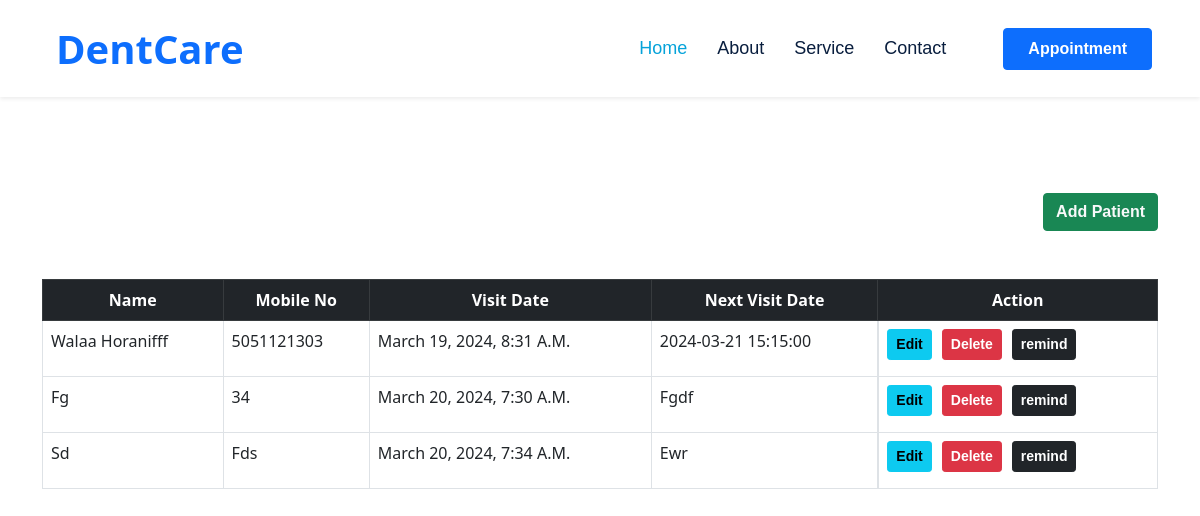
Page /all_patients on the earlier database version.
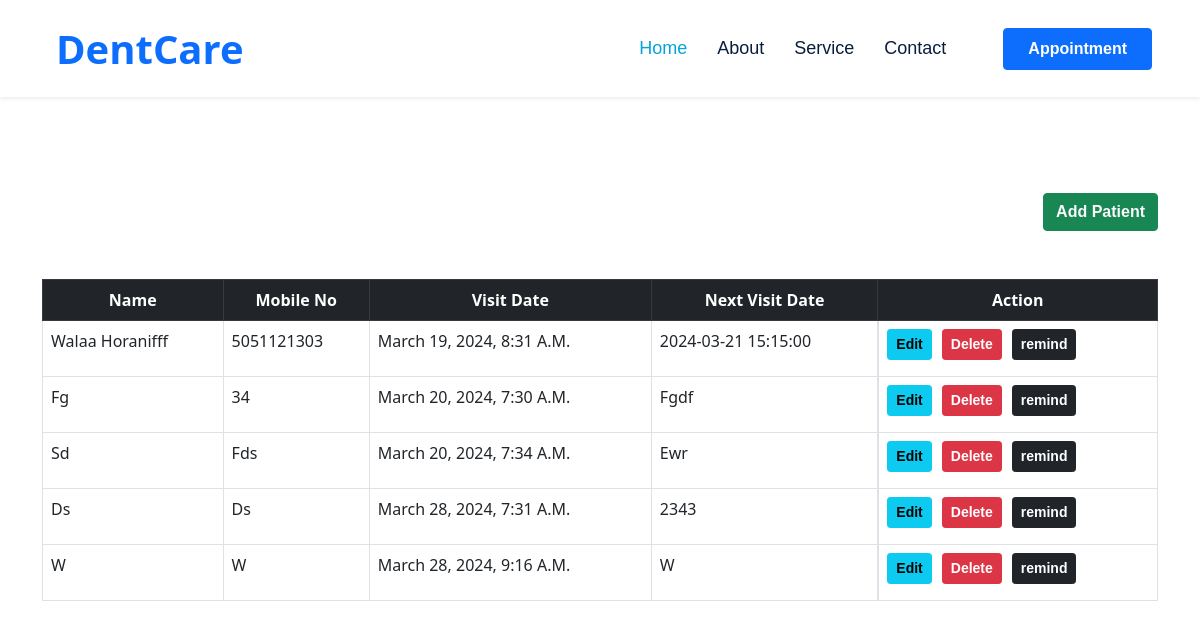
Same page on the later database version.
### main/models.py (models this page shows, shortened)
class Patient(models.Model):
    full_name = models.CharField(max_length=100)
    email = models.CharField(max_length=100)
    mobile_no = models.CharField(max_length=100)
    address = models.TextField()
    detail = models.TextField()
    visit_date = models.DateTimeField(auto_now_add=True)
    next_visit_date = models.CharField(max_length=100)

### main/views.py (the view)
# urls.py: path('all_patients',views.all_patients, name ='all_patients'),
def all_patients(request):
    data = Patient.objects.all()
    if "q" in request.GET:
        q = request.GET['q']
        data = Patient.objects.filter(Q(full_name__icontains=q) | Q(mobile_no__icontains=q))
    return render(request,'all_patients.html',{'data':data, })

### main/templates/all_patients.html (shortened to what this page needs)
{%include 'main.html'%}
{%block content%}
<div class="container ">
<div class="d-block">
  <h3 class="float-end btn btn-success mt-5 mb-5"><a class=" text-light" href="{%url 'add_patient' %}"> add patient</a></h3>
</div>
        <div class="table-responsive w-100">
          <table class="table table-bordered">
              <thead class="table-dark">
                  <tr class="text-center">
                      <th scope="col">Name</th>
                      <th scope="col">Mobile No</th>
                      <th scope="col">Visit Date</th>
                      <th scope="col">Next Visit Date</th>
                      <th class="text-center" scope="col">Action</th>
                  </tr>
              </thead>
              <tbody>
                  {% if data %}
                  {% for patient in data %}
                  <tr>
                      <td >{{ patient.full_name }}</td>
                      <td >{{ patient.mobile_no }}</td>
                      <td >{{ patient.visit_date }}</td>
                      <td >{{ patient.next_visit_date }}</td>
                      <td class="text-center d-flex buttons">
                          <a href="{% url 'update_patient' patient.id %}" class="btn btn-info btn-sm mb-2 ">Edit</a>
                          <a onclick="return confirm('are you sure you want to delete it ?')"  href="/delete_patient/{{patient.id}}"  class="btn btn-danger btn-sm mb-2">Delete</a>
                          <form method="POST" action="/sendEmail/{{patient.id}}">
                            <button  class="btn btn-dark btn-sm" type="submit">remind</button>
                          </form>
                        </td>
                  </tr>
                  {% endfor %}
                  {% endif %}
              </tbody>
          </table>
      </div>
</div>
{%endblock%}

### main/templates/main.html (shortened to what this page needs)
{%load static%}
<!DOCTYPE html>
<html lang="en">
<head>
    <link href="https://cdn.jsdelivr.net/npm/bootstrap@5.0.2/dist/css/bootstrap.min.css" rel="stylesheet">
    <link rel="stylesheet" href="{%static 'style/style.css'%}">
    <link rel="stylesheet" href="{%static 'css/style.css'%}">
    <body>
    {%include 'navbar.html'%}
</body>
</html>

### main/templates/navbar.html (shortened to what this page needs)
<nav class="navbar navbar-expand-lg bg-white navbar-light shadow-sm px-5 py-3 py-lg-0">
  <a href="{%url 'home' %}" class="navbar-brand p-0">
      <h1 class="m-0 text-primary">DentCare</h1>
  </a>
  <div class="collapse navbar-collapse" id="navbarCollapse">
      <div class="navbar-nav ms-auto py-0">
          <a href="{%url 'home' %}" class="nav-item nav-link active">Home</a>
          <a href="{%url 'about' %}" class="nav-item nav-link">About</a>
          <a href="{%url 'service' %}" class="nav-item nav-link">Service</a>
          <a href="{%url 'contact' %}" class="nav-item nav-link">Contact</a>
      </div>
      <button type="button" class="btn text-dark" data-bs-toggle="modal" data-bs-target="#searchModal"></button>
      <a href="{%url 'add_patient' %}"class="btn btn-primary py-2 px-4 ms-3">Appointment</a>
  </div>
</nav>

### patientRecord/static/style/style.css (style rules this page uses)
a { text-decoration: none !important; }
body { text-transform: capitalize !important; }
.buttons a { margin-right: 10px !important; }

### patientRecord/static/css/style.css (style rules this page uses)
:root { --primary: #06A3DA; --secondary: #F57E57; --light: #EEF9FF; --dark: #091E3E; }
h1, h2, .font-weight-bold { font-weight: 700 !important; }
h3, h4, .font-weight-semi-bold { font-weight: 600 !important; }
.btn { font-family: 'Jost', sans-serif; font-weight: 600; transition: .5s; }
.btn-primary, .btn-secondary { color: #FFFFFF; }
.navbar-light .navbar-nav .nav-link { font-family: 'Jost', sans-serif; padding: 35px 15px; font-size: 18px; color: var(--dark); outline: none; transition: .5s; }
.navbar-light .navbar-nav .nav-link:hover, .navbar-light .navbar-nav .nav-link.active { color: var(--primary); }

Differences in the rows shown:
added Patient: full_name "Ds", mobile_no "Ds", visit_date "March 28, 2024, 7:31 A.m.", next_visit_date "2343"
added Patient: full_name "W", mobile_no "W", visit_date "March 28, 2024, 9:16 A.m.", next_visit_date "W"
